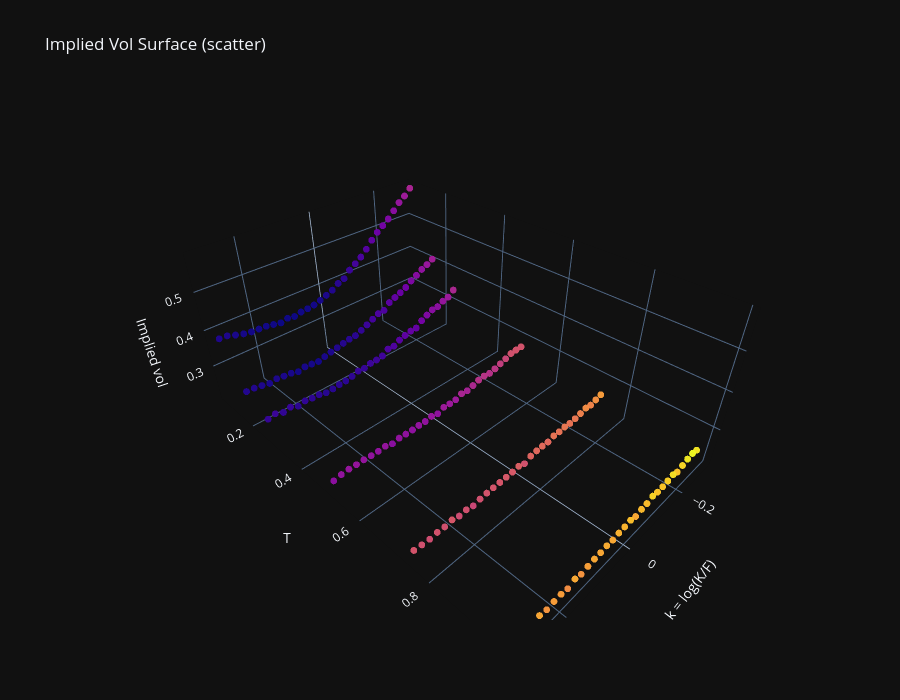

Notebook code for this chart:
### Code cell
fig = go.Figure(
    data=[
        go.Scatter3d(
            x=df["log_moneyness"],
            y=df["T"],
            z=df["iv_mid"],
            mode="markers",
            marker=dict(
                size=4,
                color=df["w"],
                colorscale="Plasma",
                opacity=0.85)
                )
                ]
)

fig.update_layout(
    title="Implied Vol Surface (scatter)",
    scene=dict(
        xaxis_title="k = log(K/F)",
        yaxis_title="T",
        zaxis_title="Implied vol"
    ),
    width=900,
    height=700,
)
fig.update_layout(template="plotly_dark")
fig.show()

### Figure 1 — Plotly figure (JSON) as saved in the notebook; plotly's stock layout.template omitted (floating-point values rounded to 4 significant figures; data arrays with more than 128 entries replaced by an {"elided": "..."} marker saying what was removed)
{"data": [{"marker": {"color": {"elided": "372 float values"}, "colorscale": [[0, "#0d0887"], [0.1111, "#46039f"], [0.2222, "#7201a8"], [0.3333, "#9c179e"], [0.4444, "#bd3786"], [0.5556, "#d8576b"], [0.6667, "#ed7953"], [0.7778, "#fb9f3a"], [0.8889, "#fdca26"], [1, "#f0f921"]], "opacity": 0.85, "size": 4}, "mode": "markers", "type": "scatter3d", "x": {"elided": "372 float values"}, "y": {"elided": "372 float values"}, "z": {"elided": "372 float values"}}], "layout": {"height": 700, "scene": {"xaxis": {"title": {"text": "k = log(K/F)"}}, "yaxis": {"title": {"text": "T"}}, "zaxis": {"title": {"text": "Implied vol"}}}, "title": {"text": "Implied Vol Surface (scatter)"}, "width": 900}}
